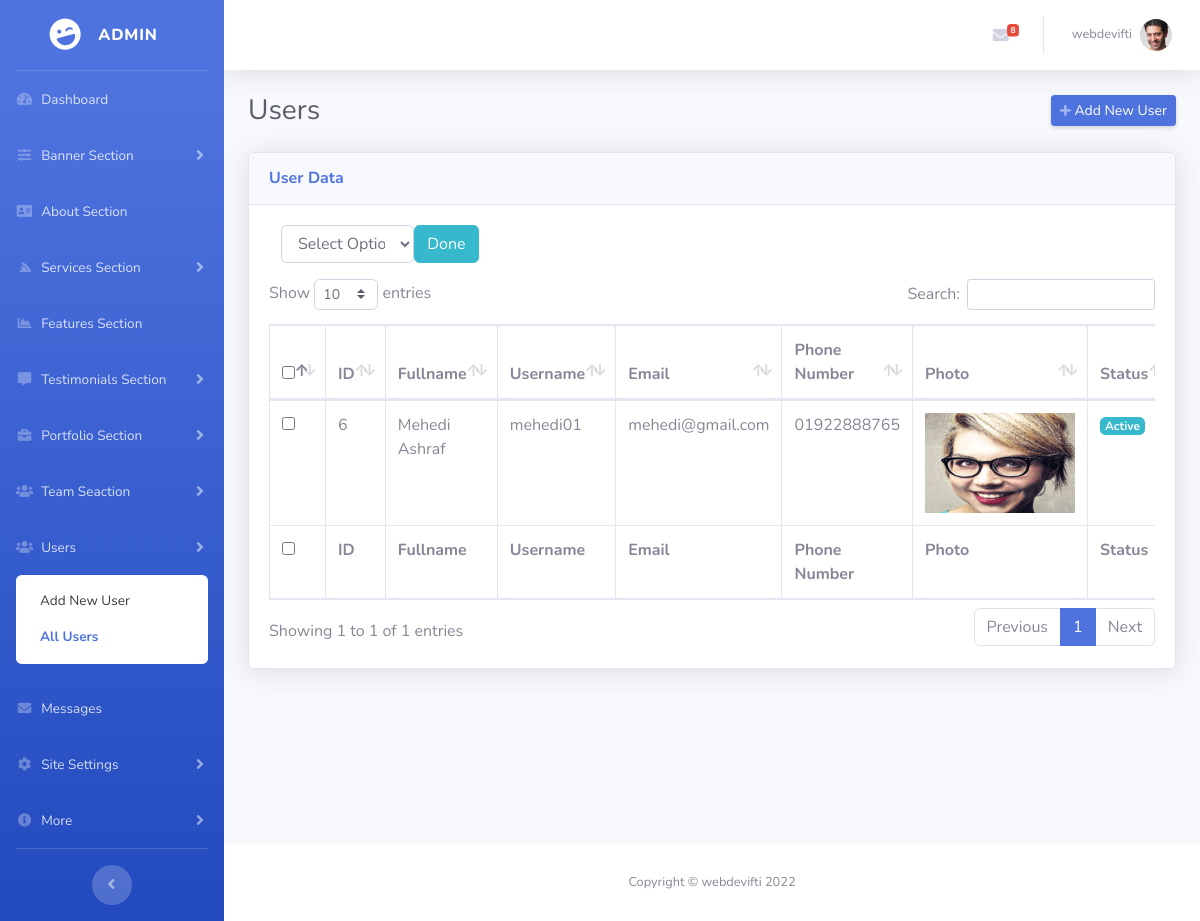
/admin/users.php (signed in), run on the app's committed database.
### tables this page shows
CREATE TABLE `users` (
  `id` int(11) NOT NULL,
  `full_name` varchar(255) NOT NULL,
  `username` varchar(255) NOT NULL,
  `email` varchar(255) NOT NULL,
  `password` varchar(255) NOT NULL,
  `role` varchar(20) NOT NULL,
  `status` tinyint(1) NOT NULL DEFAULT 1,
  `photo` varchar(255) DEFAULT NULL,
  `created_at` datetime NOT NULL DEFAULT current_timestamp(),
  `updated_at` datetime NOT NULL DEFAULT current_timestamp() ON UPDATE current_timestamp(),
  `phone_number` varchar(20) NOT NULL
);

### configs/messageFunction.php (called while the page is built, shortened)
<?php
function getMessages(){
    global $con;
    $result = mysqli_query($con, "SELECT * FROM `message_from_user` ORDER BY `sended_at` DESC LIMIT 10");
    return $result;
}

### configs/functions.php (called while the page is built, shortened)
<?php
function getLoggedInUserData($email){
    global $con;
    $query = "SELECT * FROM `users` WHERE `email` = '$email'";
    $excute_query = mysqli_query($con, $query);
    $result = mysqli_fetch_assoc($excute_query);
    return $result;
}

### configs/userFunction.php (called while the page is built, shortened)
<?php
function getUsers(){
    global $con;
    $query = "SELECT * FROM `users` WHERE NOT `role` = 'admin'";
    $excute_query = mysqli_query($con, $query);
    return $excute_query;
}

### admin/users.php (the view, shortened to what this page needs)
<?php require 'layouts/header.php'; ?>
        <?php require 'layouts/sidebar.php'; ?>
        <div id="content-wrapper" class="d-flex flex-column">
            <div id="content">
                <?php require 'layouts/topbar.php'; ?>
                <div class="container-fluid">
                    <div class="d-sm-flex align-items-center justify-content-between mb-4">
                        <h1 class="h3 mb-0 text-gray-800">Users</h1>
                        <a href="add-user.php" class="d-none d-sm-inline-block btn btn-sm btn-primary shadow-sm"><i
                                class="fas fa-plus fa-sm text-white-50"></i> Add New User</a>
                    </div>
                    <div class="card shadow mb-4">
                        <div class="card-header py-3">
                            <h6 class="m-0 font-weight-bold text-primary">User Data</h6>
                        </div>
                        <div class="card-body">
                            <div class="table-responsive">
                                <form action="users.php" method="POST">
                                   <div class="col-lg-3 mb-3 d-flex align-items-center justify-content-between">
                                   <select name="bulk_options" class="form-control">
                                       <option value="">Select Options</option>
                                    </select>
                                    <button type="submit" name="bulkSubmit" class="btn btn-info">Done</button>
                                   </div>
                                <table class="table table-bordered" id="dataTable" width="100%" cellspacing="0">
                                    <thead>
                                        <tr>
                                            <th><input type="checkbox" id="selectItem"></th>
                                            <th>ID</th>
                                            <th>Fullname</th>
                                            <th>Username</th>
                                            <th>Email</th>
                                            <th>Phone Number</th>
                                            <th>Photo</th>
                                            <th>Status</th>
                                        </tr>
                                    </thead>
                                    <tfoot>
                                        <tr>
                                            <th><input type="checkbox" id="selectItem"></th>
                                            <th>ID</th>
                                            <th>Fullname</th>
                                            <th>Username</th>
                                            <th>Email</th>
                                            <th>Phone Number</th>
                                            <th>Photo</th>
                                            <th>Status</th>
                                        </tr>
                                    </tfoot>
                                    <tbody>
                                        <?php
                                            $users = getUsers();
                                            foreach($users as $user){
                                        ?>
                                        <tr>
                                            <td><input type="checkbox" class="boxes" name="select_data[]" value="<?= $user['id']; ?>"></td>
                                            </form>
                                            <td><?= $user['id']; ?></td>
                                            <td><?= $user['full_name']; ?></td>
                                            <td><?= $user['username']; ?></td>
                                            <td><?= $user['email']; ?></td>
                                            <td><?= $user['phone_number']; ?></td>
                                            <td><img width="150" height="100" src="uploads/users/<?= $user['photo']; ?>" /></td>
                                            <td>
                                                <?php
                                                    if($user['status'] == 1){ ?>
                                                        <span class="badge badge-info">Active</span>
                                                    <?php }else { ?>
                                                        <span class="badge badge-danger">Deactive</span>
                                                    <?php } ?>
                                            </td>
                                        <?php } ?>
                            </div>
                        </div>
                    </div>
                </div>
            </div>
<?php require 'layouts/footer.php'; ?>

### admin/layouts/topbar.php (shortened to what this page needs)
<nav class="navbar navbar-expand navbar-light bg-white topbar mb-4 static-top shadow">
                    <ul class="navbar-nav ml-auto">
                        <li class="nav-item dropdown no-arrow mx-1">
                            <a class="nav-link dropdown-toggle msg_counter" href="#" id="messagesDropdown" role="button"
                                data-toggle="dropdown" aria-haspopup="true" aria-expanded="false">
                                <i class="fas fa-envelope fa-fw"></i>
                                <?php
                                $getmsg = getMessages();
                                $getRow = mysqli_num_rows($getmsg);
                                ?>
                                <span class="badge badge-danger badge-counter"><?= $getRow;?></span>
                            </a>
                        </li>
                        <?php
                        $email = $_SESSION['USEREMAIL'];
                           $data = getLoggedInUserData($email);
                        ?>
                        <li class="nav-item dropdown no-arrow">
                            <a class="nav-link dropdown-toggle" href="#" id="userDropdown" role="button"
                                data-toggle="dropdown" aria-haspopup="true" aria-expanded="false">
                                <span class="mr-2 d-none d-lg-inline text-gray-600 small"><?= $data['username']; ?></span>
                                <img class="img-profile rounded-circle"
                                    src="uploads/users/<?= $data['photo']; ?>">
                            </a>
                        </li>
                    </ul>
                </nav>

### data on the page
users: username "webdevifti", photo (picture)
users: id "6", full_name "Mehedi Ashraf", username "mehedi01", email "mehedi@gmail.com", phone_number "01922888765", photo (picture), status "Active"

### other printed values
$getRow "8"
